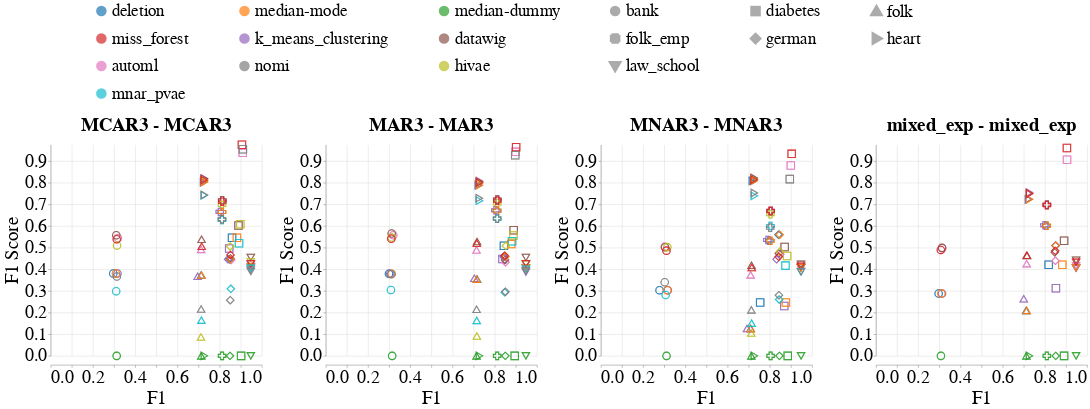

Notebook source saved alongside this figure:
### Markdown cell above
### Overall Metrics

### Code cell
create_scatter_plot(missingness_types=[
                        {'train': 'MCAR3', 'test': 'MCAR3'},
                        {'train': 'MAR3', 'test': 'MAR3'},
                        {'train': 'MNAR3', 'test': 'MNAR3'},
                        {'train': 'mixed_exp', 'test': 'MCAR1 & MAR1 & MNAR1'},
                    ],
                    imputation_quality_metric_name='F1_Score',
                    model_performance_metric_name='F1',
                    dataset_to_column_name=DATASET_TO_COLUMN_NAME,
                    shape_by='Dataset_Name', # Dataset_Name or Model_Name
                    base_font_size=30,
                    db_client_1=db_client_1,
                    db_client_3=db_client_3)

### Figure 1 — Vega-Lite specification as saved in the notebook (floating-point values rounded to 4 significant figures; data arrays with more than 128 entries replaced by an {"elided": "..."} marker saying what was removed)
{"config": {"view": {"continuousWidth": 400, "continuousHeight": 300, "stroke": null}, "axis": {"labelFontSize": 34, "labelFontWeight": "normal", "titleFontSize": 36, "titleFontWeight": "normal"}, "facet": {"spacing": 30}, "header": {"labelFontSize": 36, "labelFontWeight": "bold", "labelOrient": "top", "labelPadding": 5, "titleFontSize": 36}, "legend": {"columns": 3, "direction": "horizontal", "labelFontSize": 32, "labelLimit": 400, "orient": "top", "symbolOffset": 80, "symbolStrokeWidth": 10, "titleAnchor": "middle", "titleFontSize": 34, "titleLimit": 300}, "title": {"fontSize": 36}}, "data": {"name": "data-3d1d7523040599a7ef9bc90b609e5a5e"}, "facet": {"column": {"field": "Missingness_Type", "sort": ["MCAR3 - MCAR3", "MAR3 - MAR3", "MNAR3 - MNAR3", "mixed_exp - MCAR1 & MAR1 & MNAR1"], "title": null, "type": "nominal"}}, "spec": {"layer": [{"mark": {"type": "point", "size": 200}, "encoding": {"color": {"field": "Null_Imputer_Name", "scale": {"scheme": "category10"}, "sort": ["deletion", "median-mode", "median-dummy", "miss_forest", "k_means_clustering", "datawig", "automl", "nomi", "tdm", "edit_gain", "gain", "hivae", "notmiwae", "mnar_pvae"], "title": null, "type": "nominal"}, "shape": {"field": "Dataset_Name", "title": null, "type": "nominal"}, "x": {"axis": {"title": "F1"}, "field": "F1", "type": "quantitative"}, "y": {"axis": {"title": "F1 Score"}, "field": "F1_Score", "scale": {"domain": [0.0, 0.9767]}, "type": "quantitative"}}}], "height": 400, "width": 400}, "resolve": {"scale": {"y": "independent"}}, "$schema": "https://vega.github.io/schema/vega-lite/v4.17.0.json", "datasets": {"data-3d1d7523040599a7ef9bc90b609e5a5e": {"elided": "518 records"}}}
